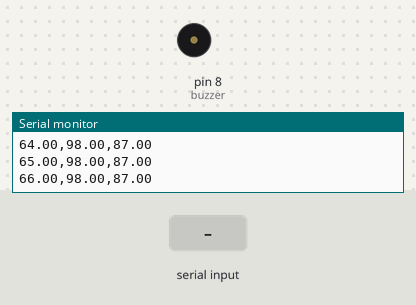
Simulated run of this sketch. Board: Arduino Uno, built with avr-gcc and run on an emulated ATmega328P. Shown: buzzer (waves = sounding), the last lines printed to the serial monitor. The test bench sets the inputs (shaded band).

Above: at 1.2 s.
1.3 s: "1" received over Serial
At 2.5 s:
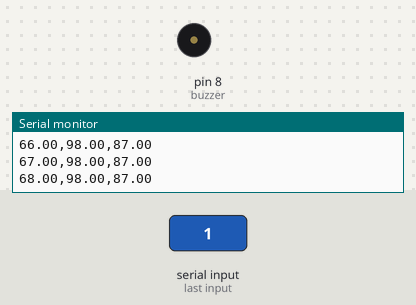
Timing chart, 0 to 4.3 s (numbered marks = the images above; inputs shaded):
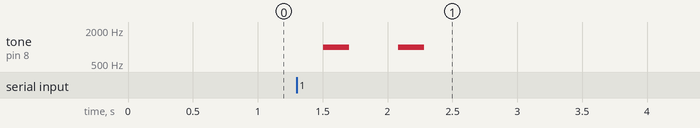

The sketch:

arduino_dummy.ino
```cpp
// shawn klein 2/8/23
// Arduino to dummy serial output for processing

// connection config
unsigned long const baudRate = 115200;
const int buzzer = 8;

// application config
int const delayTime = 375; // time in ms
int const maxNum = 71; // max BPM
int const minNum = 58; // min BPM

float currBPM = 62.0;
bool incBPM = true;
bool secBuz = false;


void setup() {
  pinMode(buzzer, OUTPUT);
  Serial.begin(baudRate);
//  Serial.println("Setting up");
}

void loop() {
  if (secBuz){
      tone(buzzer, 1000);
      delay(200);
      noTone(buzzer);
    secBuz = false;
  }
  if (currBPM >= maxNum) {
    incBPM = false;
  } else if (currBPM <= minNum) {
    incBPM = true;
  }

  if (incBPM) {
    currBPM++;
  } else {
    currBPM--;
  }

  while (Serial.available() > 0) {
    char chars = Serial.read();

    if (chars == '1') {
      tone(buzzer, 1000);
      delay(200);
      noTone(buzzer);
      secBuz = true;
    }
  }


  Serial.print(currBPM);
  Serial.print(",");
  Serial.print(98.0);
  Serial.print(",");
  Serial.print(87.0);
  Serial.println();

  delay(delayTime);
}
```

Measured:
- after the input at 1.3 s, tone on pin 8 (buzzer): alternates 1000 Hz for 0.20 s and silent for 0.38 s, 4 changes in all, then stays silent, starting after 0.21 s
